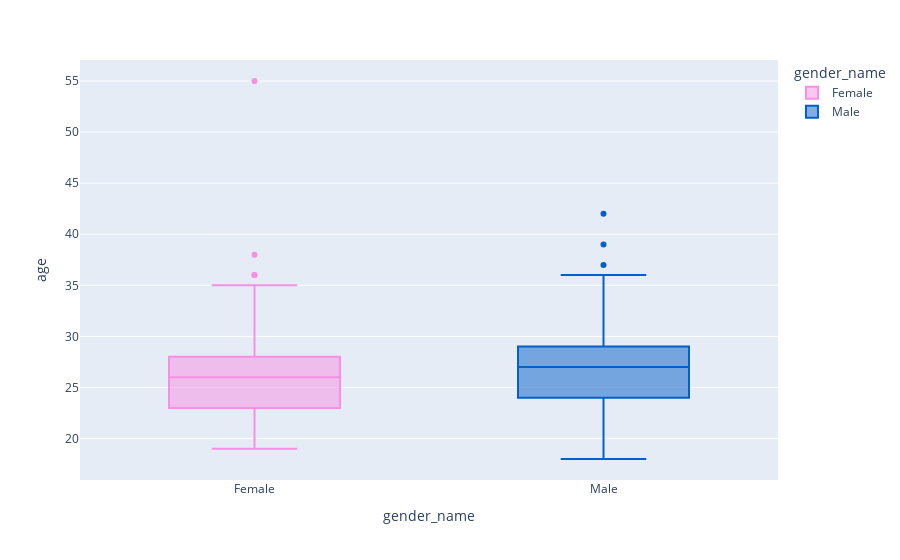

Here is the notebook cell this chart was saved with:
### Markdown cell above
### Age distribution per gender
I used plotly express library to visualise the the distribution of ages of the men and the women who participated in the study.

### Code cell
fig = px.box(df_iid, x="gender_name", y="age", color="gender_name", color_discrete_sequence=["#F78FE4", "#0460C9"])
fig.show()

### Figure 1 — Plotly figure (JSON) as saved in the notebook; plotly's stock layout.template omitted (floating-point values rounded to 4 significant figures; data arrays with more than 128 entries replaced by an {"elided": "..."} marker saying what was removed)
{"data": [{"alignmentgroup": "True", "hovertemplate": "gender_name=%{x}<br>age=%{y}<extra></extra>", "legendgroup": "Female", "marker": {"color": "#F78FE4"}, "name": "Female", "notched": false, "offsetgroup": "Female", "orientation": "v", "showlegend": true, "type": "box", "x": {"elided": "274 str values"}, "x0": " ", "xaxis": "x", "y": {"elided": "274 int values"}, "y0": " ", "yaxis": "y"}, {"alignmentgroup": "True", "hovertemplate": "gender_name=%{x}<br>age=%{y}<extra></extra>", "legendgroup": "Male", "marker": {"color": "#0460C9"}, "name": "Male", "notched": false, "offsetgroup": "Male", "orientation": "v", "showlegend": true, "type": "box", "x": {"elided": "277 str values"}, "x0": " ", "xaxis": "x", "y": {"elided": "277 int values"}, "y0": " ", "yaxis": "y"}], "layout": {"boxmode": "overlay", "legend": {"title": {"text": "gender_name"}, "tracegroupgap": 0}, "margin": {"t": 60}, "xaxis": {"anchor": "y", "categoryarray": ["Female", "Male"], "categoryorder": "array", "domain": [0, 1], "title": {"text": "gender_name"}}, "yaxis": {"anchor": "x", "domain": [0, 1], "title": {"text": "age"}}}}
